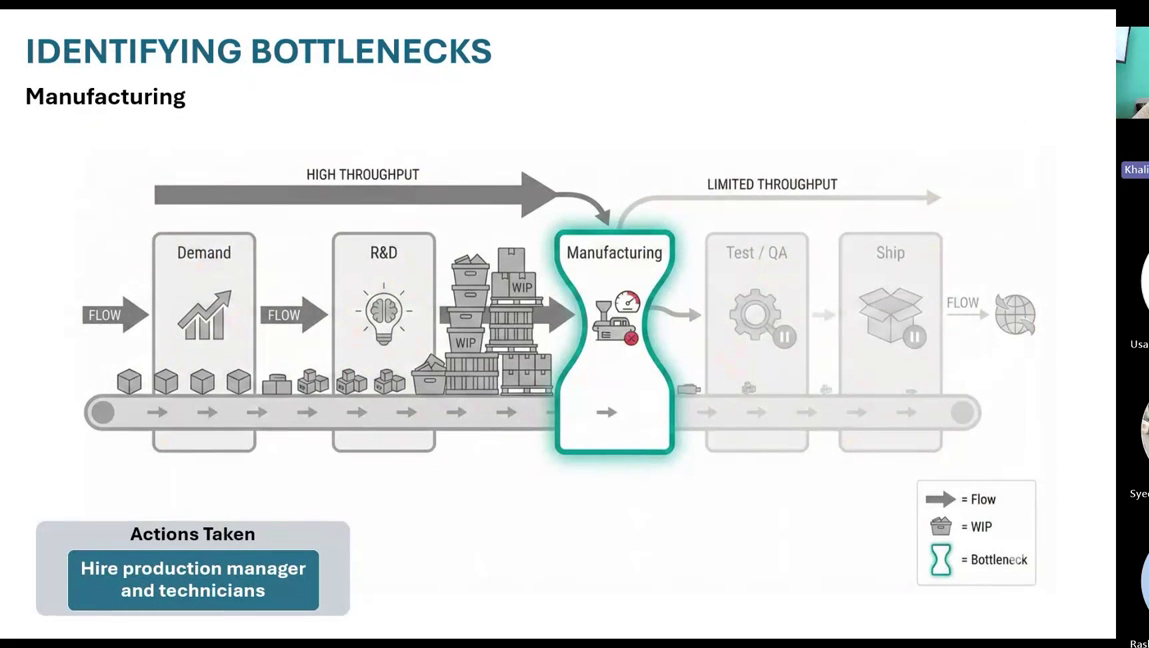
#> input picture Original.png, 1149 x 648 px
$ python -i board_detector.py   (imports and definitions only)
#> lines starting #> are read from the running program, lines starting #| are printed output that depends on the picture; after the words box and inside, x2 and y2 are one past the last pixel; in counts of white or black regions, pixels touching at a corner belong together
#> further down, picture is the input picture: shape (648, 1149, 3); mean B, G, R 225.3, 224.9, 221.7
"""
Board detection module
Detects blackboard/whiteboard regions in video frames
"""
import cv2
import numpy as np
from typing import Tuple, Optional, List
import config


class BoardDetector:
    """Detects and extracts board regions from frames"""

    def __init__(self):
        """Initialize board detector"""
        self.blackboard_lower = np.array(config.BLACKBOARD_LOWER_HSV)
        self.blackboard_upper = np.array(config.BLACKBOARD_UPPER_HSV)
        self.whiteboard_lower = np.array(config.WHITEBOARD_LOWER_HSV)
        self.whiteboard_upper = np.array(config.WHITEBOARD_UPPER_HSV)
        self.min_board_area_ratio = config.MIN_BOARD_AREA_RATIO

    # [73 lines left out: function detect_board, not called in this run]

    def detect_board_edges(self, frame: np.ndarray) -> Optional[np.ndarray]:
        """
        Detect board using edge detection (alternative method)

        Args:
            frame: Input frame

        Returns:
            Board region or None
        """
        gray = cv2.cvtColor(frame, cv2.COLOR_BGR2GRAY) if len(frame.shape) == 3 else frame
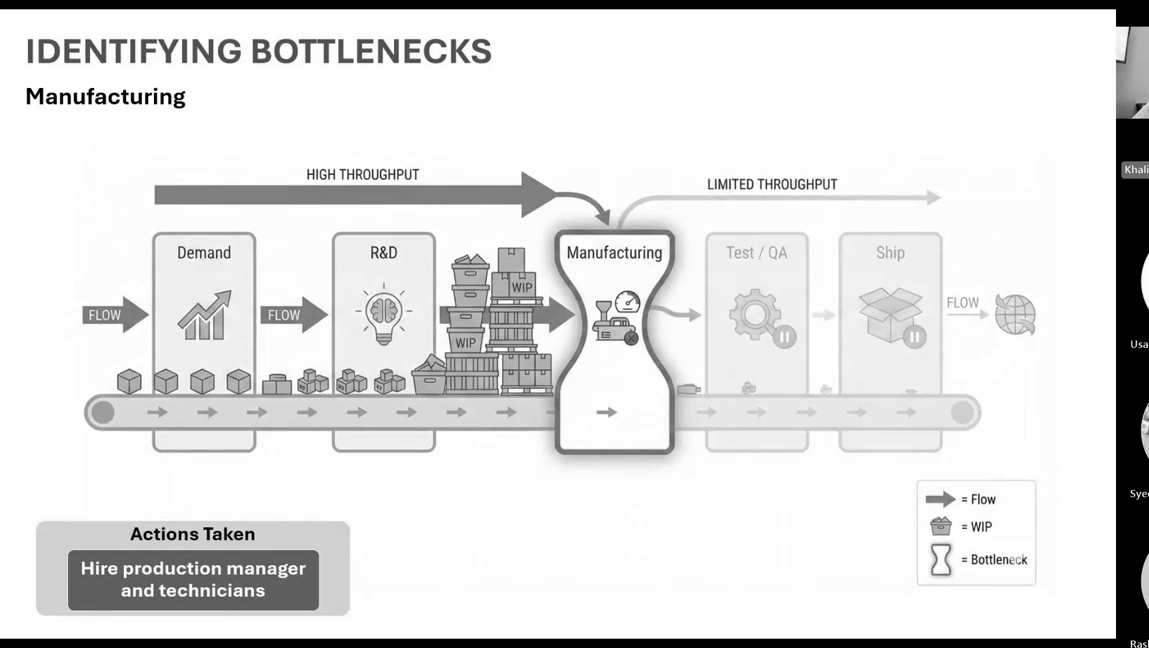
#> gray: shape (648, 1149); min 0, max 255, mean 224

        # Apply Gaussian blur
        blurred = cv2.GaussianBlur(gray, (5, 5), 0)

        # Edge detection
        edges = cv2.Canny(blurred, 50, 150)
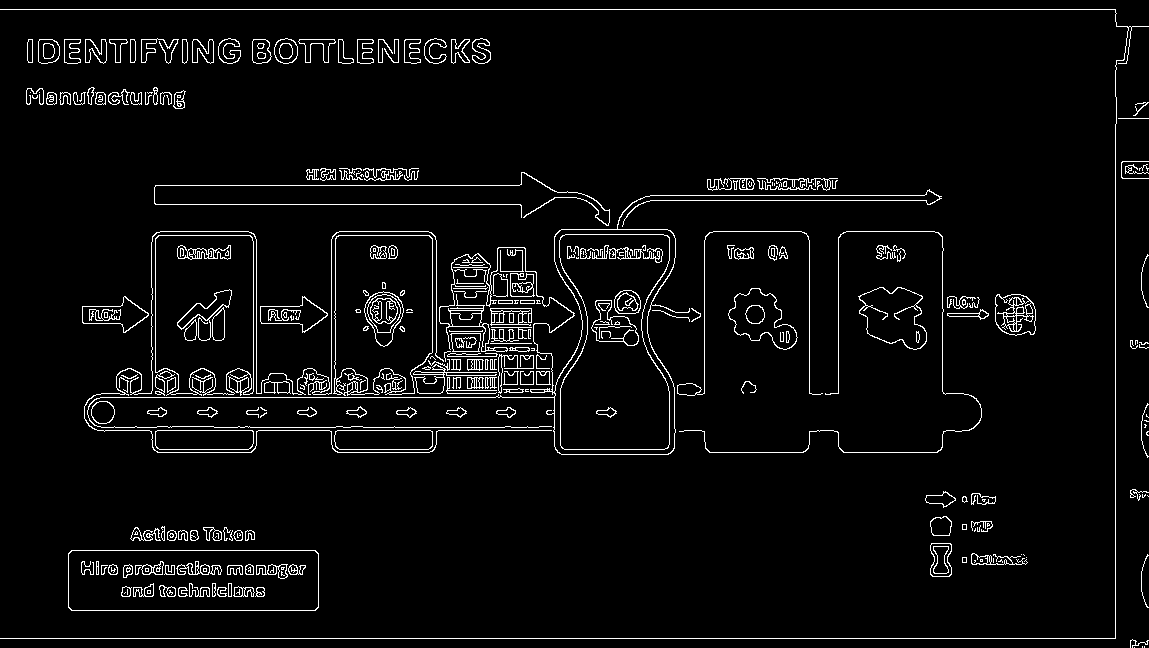
#> edges: shape (648, 1149); 4.3% white in thin lines or dots

        # Find contours
        contours, _ = cv2.findContours(edges, cv2.RETR_EXTERNAL, cv2.CHAIN_APPROX_SIMPLE)
#> contours = 216 contours, 120 with area under 20; largest, box (x1, y1, x2, y2) and area: (87, 189, 942, 455) 23902, (68, 550, 319, 611) 14982, (333, 235, 433, 396) 14226, (155, 235, 254, 396) 13998, (858, 287, 927, 350) 2926

        if not contours:
            return None

        # Find largest rectangular contour
        largest_contour = None
        max_area = 0

        for contour in contours:
            # Approximate contour to polygon
            epsilon = 0.02 * cv2.arcLength(contour, True)
            approx = cv2.approxPolyDP(contour, epsilon, True)

            # Check if it's roughly rectangular (4 corners)
            if len(approx) >= 4:
                area = cv2.contourArea(contour)
                if area > max_area:
                    max_area = area
                    largest_contour = contour
#> this loop made 216 passes
#> (epsilon, area, max_area, largest_contour) on pass 8: (0.36, 20, 20, [[962, 557], [962, 562], [966, 562], [966, 557]])
#> (epsilon, approx, area, max_area) on pass 13: (12.26, [[68, 553], [71, 610], [318, 607], [315, 550]], 14982, 14982)
#> after the loop, largest_contour = contour of 1037 points, box (x1, y1, x2, y2) (87, 189, 942, 455), area 23902; max_area = 23902

        if largest_contour is None:
            return None

        # Get bounding rectangle
        x, y, w, h = cv2.boundingRect(largest_contour)
#> x = 87; y = 189; w = 855; h = 266

        # Extract region
        board_region = frame[y:y+h, x:x+w]
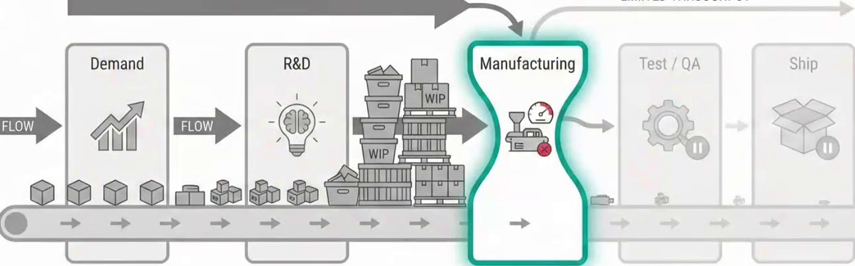
#> board_region: shape (266, 855, 3); mean B, G, R 221.1, 222, 218.8

        return board_region

    # [23 lines left out: function enhance_board_contrast, not called in this run]

>>> import cv2
>>> picture = cv2.imread('Original.png')
>>> result = BoardDetector().detect_board_edges(picture)
